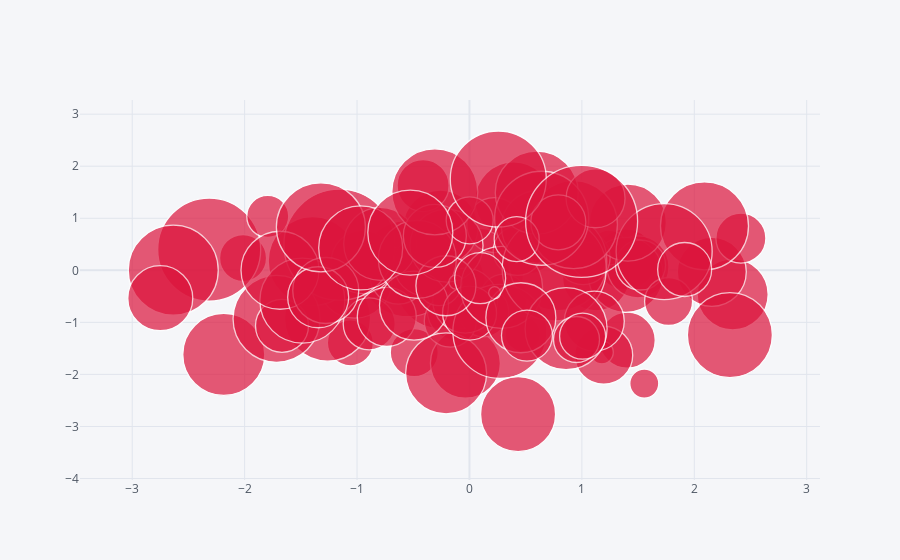

The notebook cell this image was saved under:
### Markdown cell above
### Bubble

### Code cell
df.iplot(kind='bubble', x='A', y='B', size='C', colors='crimson')

### Figure 1 — Plotly figure (JSON) as saved in the notebook; plotly's stock layout.template omitted (floating-point values rounded to 4 significant figures)
{"data": [{"marker": {"color": ["crimson", "crimson", "crimson", "crimson", "crimson", "crimson", "crimson", "crimson", "crimson", "crimson", "crimson", "crimson", "crimson", "crimson", "crimson", "crimson", "crimson", "crimson", "crimson", "crimson", "crimson", "crimson", "crimson", "crimson", "crimson", "crimson", "crimson", "crimson", "crimson", "crimson", "crimson", "crimson", "crimson", "crimson", "crimson", "crimson", "crimson", "crimson", "crimson", "crimson", "crimson", "crimson", "crimson", "crimson", "crimson", "crimson", "crimson", "crimson", "crimson", "crimson", "crimson", "crimson", "crimson", "crimson", "crimson", "crimson", "crimson", "crimson", "crimson", "crimson", "crimson", "crimson", "crimson", "crimson", "crimson", "crimson", "crimson", "crimson", "crimson", "crimson", "crimson", "crimson", "crimson", "crimson", "crimson", "crimson", "crimson", "crimson", "crimson", "crimson", "crimson", "crimson", "crimson", "crimson", "crimson", "crimson", "crimson", "crimson", "crimson", "crimson", "crimson", "crimson", "crimson", "crimson", "crimson", "crimson", "crimson", "crimson", "crimson", "crimson"], "line": {"width": 1.3}, "size": [90, 48, 35, 61, 88, 75, 61, 47, 67, 62, 46, 61, 86, 56, 70, 47, 96, 74, 29, 52, 82, 50, 77, 35, 52, 23, 81, 35, 89, 87, 55, 57, 75, 54, 35, 47, 63, 53, 111, 50, 63, 71, 85, 65, 77, 73, 98, 59, 49, 44, 52, 94, 103, 69, 73, 75, 78, 14, 54, 42, 58, 82, 73, 78, 60, 104, 63, 88, 69, 86, 85, 60, 83, 82, 66, 46, 50, 29, 94, 48, 59, 61, 88, 70, 12, 47, 55, 96, 96, 90, 51, 51, 65, 45, 89, 46, 112, 84, 85, 54], "symbol": "circle"}, "mode": "markers", "text": "", "type": "scatter", "x": [-0.2609, -0.491, 0.6534, -0.1038, 0.09151, -0.2578, 1.39, -2.014, 1.126, 1.499, -1.06, -0.943, -1.262, 1.404, -0.03594, 0.305, -0.5522, -1.02, 0.6432, -0.8915, -2.186, 0.1262, 0.3921, 0.4737, -0.1706, 1.177, -0.2076, 1.239, -1.394, -1.716, 0.2209, -0.6322, 1.39, 1.011, 1.061, 0.5308, -0.9503, -1.668, -1.157, 1.522, -0.3922, 2.342, -1.486, -0.03773, 1.409, -0.7939, 0.7862, -0.7354, 0.4289, -0.27, -0.4126, 0.2707, -2.315, -0.4932, -0.204, 0.4326, -0.4638, -0.121, 0.0009502, -1.794, 1.194, 0.2861, 0.609, -1.685, -0.2094, 0.7539, -0.3078, 0.925, 2.156, -0.3083, 2.317, 1.11, 0.5987, 0.8597, -1.279, 0.9523, 2.415, 1.555, 0.642, 1.771, 1.122, -1.346, 2.091, 0.4571, 0.2239, 0.002232, 0.7903, 0.2564, 1.732, -2.635, 0.5117, 0.09494, -2.751, 0.4201, -1.322, 1.006, 0.9977, -0.9676, -0.5264, 1.914], "y": [-0.2543, -1.581, 0.4022, -0.7654, -0.03758, 0.8229, 0.2095, 0.2369, -0.1342, 0.06773, -1.392, 0.01054, -0.9192, -1.343, -1.784, -0.5248, 0.03049, -0.2095, 0.9417, -1.03, -1.616, -0.7978, 1.346, -1.227, -0.9768, -1.576, -1.979, 0.4385, 0.1768, -0.9317, 0.8683, -0.1004, -0.0885, 0.2429, 0.2021, 0.3837, 0.1577, -1.067, 0.4923, 0.1015, 0.1138, -0.4628, -0.5813, -0.5818, 0.9177, 0.5088, 0.1682, -0.8946, 0.3722, -0.2577, 1.629, -1.174, 0.3984, -0.6767, 0.476, -2.763, 0.2108, -0.2259, -0.8214, 1.037, -1.632, -0.3298, 0.8316, 0.0007505, -0.2968, 0.02755, 0.6609, 0.8786, -0.02985, 1.508, -1.245, -0.9768, 1.492, -1.122, -0.3877, -1.329, 0.618, -2.177, 0.9997, -0.5995, 1.384, -0.518, 0.8534, -0.9116, -0.4307, 0.961, 0.9221, 1.754, 0.3605, 0.001704, -1.254, -0.151, -0.536, 0.599, 0.8263, -1.266, 0.9402, 0.4296, 0.7242, 0.01573]}], "layout": {"legend": {"bgcolor": "#F5F6F9", "font": {"color": "#4D5663"}}, "paper_bgcolor": "#F5F6F9", "plot_bgcolor": "#F5F6F9", "title": {"font": {"color": "#4D5663"}}, "xaxis": {"gridcolor": "#E1E5ED", "showgrid": true, "tickfont": {"color": "#4D5663"}, "title": {"font": {"color": "#4D5663"}, "text": ""}, "zerolinecolor": "#E1E5ED"}, "yaxis": {"gridcolor": "#E1E5ED", "showgrid": true, "tickfont": {"color": "#4D5663"}, "title": {"font": {"color": "#4D5663"}, "text": ""}, "zerolinecolor": "#E1E5ED"}}}
